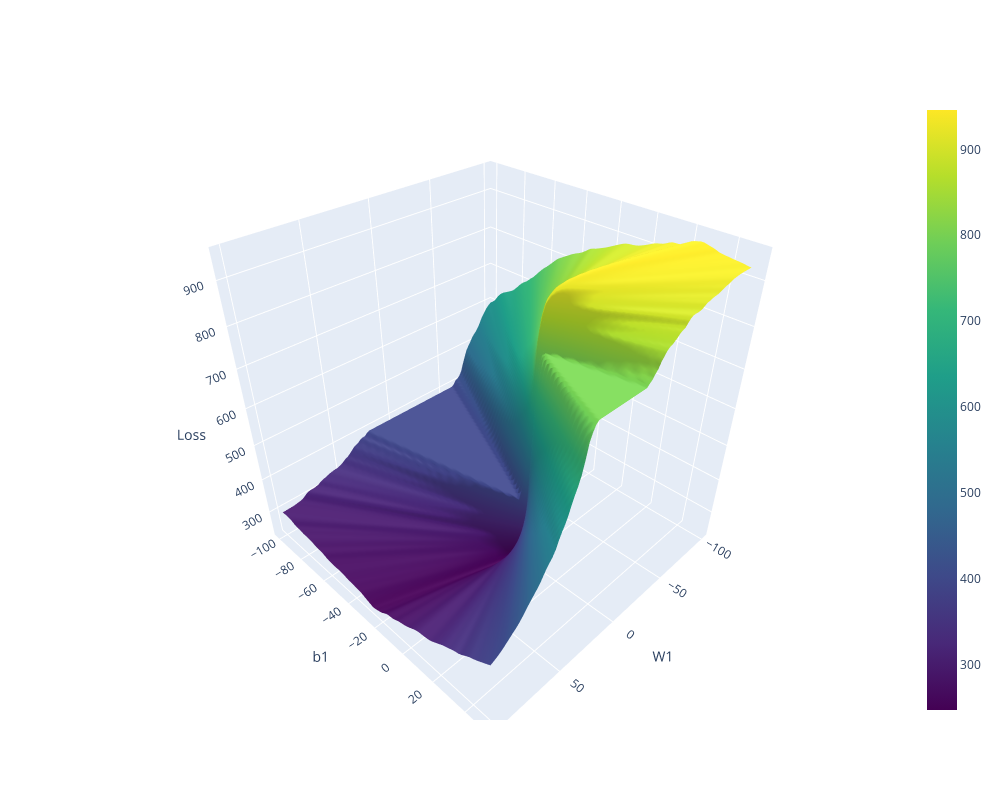

Write notebook code for a chart like this one.
### Markdown cell above
What is the loss surface of this function? That's difficult to plot since now we have 4 parameters in total. Therefore, we have to fix some of the parameters in place.

### Code cell
W2_fixed = np.array([[1]])
b2_fixed = 0

Ws = np.linspace(-100, 100, 100)
bs = np.linspace(-100, 50, 100)
errs = np.zeros((len(bs), len(Ws)))

for i in range(len(bs)):
    for j in range(len(Ws)):
        W1_val = np.array([[Ws[j]]])
        b1_val = bs[i]
        X_1d = X[:, 0:1]
        z_pred = model(X_1d, W1_val, b1_val, W2_fixed, b2_fixed)
        errs[i, j] = sum_of_squares(z_pred, y)

fig = go.Figure(data=[go.Surface(x=Ws, y=bs, z=errs, colorscale='Viridis')])
fig.update_layout(
    scene=dict(
        xaxis_title='W1',
        yaxis_title='b1',
        zaxis_title='Loss'
    ),
    width=1000,
    height=800
)
fig.show()

### Figure 1 — Plotly figure (JSON) as saved in the notebook; plotly's stock layout.template omitted (floating-point values rounded to 4 significant figures; data arrays with more than 128 entries replaced by an {"elided": "..."} marker saying what was removed)
{"data": [{"colorscale": [[0, "#440154"], [0.1111, "#482878"], [0.2222, "#3e4989"], [0.3333, "#31688e"], [0.4444, "#26828e"], [0.5556, "#1f9e89"], [0.6667, "#35b779"], [0.7778, "#6ece58"], [0.8889, "#b5de2b"], [1, "#fde725"]], "type": "surface", "x": [-100.0, -97.98, -95.96, -93.94, -91.92, -89.9, -87.88, -85.86, -83.84, -81.82, -79.8, -77.78, -75.76, -73.74, -71.72, -69.7, -67.68, -65.66, -63.64, -61.62, -59.6, -57.58, -55.56, -53.54, -51.52, -49.49, -47.47, -45.45, -43.43, -41.41, -39.39, -37.37, -35.35, -33.33, -31.31, -29.29, -27.27, -25.25, -23.23, -21.21, -19.19, -17.17, -15.15, -13.13, -11.11, -9.091, -7.071, -5.051, -3.03, -1.01, 1.01, 3.03, 5.051, 7.071, 9.091, 11.11, 13.13, 15.15, 17.17, 19.19, 21.21, 23.23, 25.25, 27.27, 29.29, 31.31, 33.33, 35.35, 37.37, 39.39, 41.41, 43.43, 45.45, 47.47, 49.49, 51.52, 53.54, 55.56, 57.58, 59.6, 61.62, 63.64, 65.66, 67.68, 69.7, 71.72, 73.74, 75.76, 77.78, 79.8, 81.82, 83.84, 85.86, 87.88, 89.9, 91.92, 93.94, 95.96, 97.98, 100.0], "y": [-100.0, -98.48, -96.97, -95.45, -93.94, -92.42, -90.91, -89.39, -87.88, -86.36, -84.85, -83.33, -81.82, -80.3, -78.79, -77.27, -75.76, -74.24, -72.73, -71.21, -69.7, -68.18, -66.67, -65.15, -63.64, -62.12, -60.61, -59.09, -57.58, -56.06, -54.55, -53.03, -51.52, -50.0, -48.48, -46.97, -45.45, -43.94, -42.42, -40.91, -39.39, -37.88, -36.36, -34.85, -33.33, -31.82, -30.3, -28.79, -27.27, -25.76, -24.24, -22.73, -21.21, -19.7, -18.18, -16.67, -15.15, -13.64, -12.12, -10.61, -9.091, -7.576, -6.061, -4.545, -3.03, -1.515, 0.0, 1.515, 3.03, 4.545, 6.061, 7.576, 9.091, 10.61, 12.12, 13.64, 15.15, 16.67, 18.18, 19.7, 21.21, 22.73, 24.24, 25.76, 27.27, 28.79, 30.3, 31.82, 33.33, 34.85, 36.36, 37.88, 39.39, 40.91, 42.42, 43.94, 45.45, 46.97, 48.48, 50.0], "z": {"elided": "100x100 float values"}}], "layout": {"height": 800, "scene": {"xaxis": {"title": {"text": "W1"}}, "yaxis": {"title": {"text": "b1"}}, "zaxis": {"title": {"text": "Loss"}}}, "width": 1000}}
